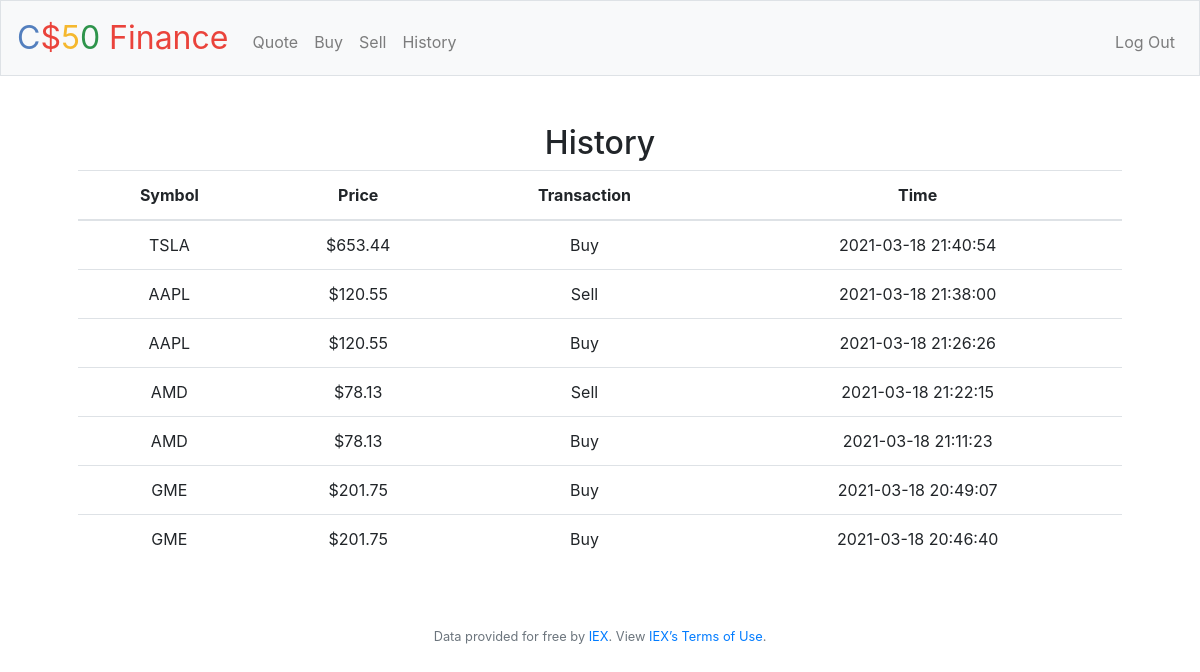
Screenshot of /history (signed in) with the database file from the repository.
### tables this page shows
CREATE TABLE 'orders' ('id' integer PRIMARY KEY AUTOINCREMENT NOT NULL, 'transaction_time' timestamp DEFAULT CURRENT_TIMESTAMP, 'user_id' integer NOT NULL, 'price' real NOT NULL, 'stock' varchar(6) NOT NULL, 'transaction_type'  integer NOT NULL  );

### application.py (the view)
@app.route("/history")
@login_required
def history():
    orders = db.execute(f"SELECT * FROM orders WHERE user_id = {session['user_id']} ORDER BY transaction_time DESC")
    return render_template('history.html', rows=orders)

### application.py (called while the page is built)
@app.after_request
def after_request(response):
    response.headers["Cache-Control"] = "no-cache, no-store, must-revalidate"
    response.headers["Expires"] = 0
    response.headers["Pragma"] = "no-cache"
    return response

### helpers.py (called while the page is built)
def login_required(f):
    @wraps(f)
    def decorated_function(*args, **kwargs):
        if session.get("user_id") is None:
            return redirect("/login")
        return f(*args, **kwargs)
    return decorated_function

def usd(value):
    return f"${value:,.2f}"

### templates/history.html (shortened to what this page needs)
{% extends "layout.html" %}
{% block main %}
    <h2>History</h2>
    <table class="table">
        <thead>
            <th scope="col">Symbol</th>
            <th scope="col">Price</th>
            <th scope="col">Transaction</th>
            <th scope="col">Time</th>
        </thead>
        <tbody>
            {% for row in rows %}
            <tr>
                <td>{{ row.stock }}</td>
                <td>{{ row.price | usd }}</td>
                <td>
                    {% if row.transaction_type == 0 %}
                    {% block buy %}
                    Buy
                    {% endblock buy %}
                    {% else %}
                    {% block content %}
                    Sell
                    {% endblock content %}
                    {% endif %}
                </td>
                <td>{{ row.transaction_time }}</td>
            </tr>
            {% endfor %}
        </tbody>
    </table>
{% endblock %}

### templates/layout.html (shortened to what this page needs)
<!DOCTYPE html>
<html lang="en">
    <head>
        <link rel="stylesheet" href="https://cdn.jsdelivr.net/npm/bootstrap@4.5.3/dist/css/bootstrap.min.css">
        <link href="/static/styles.css" rel="stylesheet">
    </head>
    <body>
        <nav class="navbar navbar-expand-md navbar-light bg-light border">
            <a class="navbar-brand" href="/"><span class="blue">C</span><span class="red">$</span><span class="yellow">5</span><span class="green">0</span> <span class="red">Finance</span></a>
            <div class="collapse navbar-collapse" id="navbar">
                {% if session.user_id %}
                    <ul class="navbar-nav mr-auto mt-2">
                        <li class="nav-item"><a class="nav-link" href="/quote">Quote</a></li>
                        <li class="nav-item"><a class="nav-link" href="/buy">Buy</a></li>
                        <li class="nav-item"><a class="nav-link" href="/sell">Sell</a></li>
                        <li class="nav-item"><a class="nav-link" href="/history">History</a></li>
                    </ul>
                    <ul class="navbar-nav ml-auto mt-2">
                        <li class="nav-item"><a class="nav-link" href="/logout">Log Out</a></li>
                    </ul>
                {% else %}
                    <ul class="navbar-nav ml-auto mt-2">
                        <li class="nav-item"><a class="nav-link" href="/register">Register</a></li>
                        <li class="nav-item"><a class="nav-link" href="/login">Log In</a></li>
                    </ul>
                {% endif %}
            </div>
        </nav>
        <main class="container p-5">
            {% block main %}{% endblock %}
        </main>
        <footer class="small text-center text-muted">
            Data provided for free by <a href="https://iextrading.com/developer">IEX</a>. View <a href="https://iextrading.com/api-exhibit-a/">IEX’s Terms of Use</a>.
        </footer>
    </body>
</html>

### static/styles.css (style rules this page uses)
nav .navbar-brand { font-size: xx-large; }
nav .navbar-brand .blue { color: #537fbe; }
nav .navbar-brand .red { color: #ea433b; }
nav .navbar-brand .yellow { color: #f5b82e; }
nav .navbar-brand .green { color: #2e944b; }
main { overflow-x: auto; text-align: center; }
table { margin: auto; }
.container { padding: 20px; }

### rows the page displays
orders: stock "TSLA", price "$653.44", transaction_type "Buy", transaction_time "2021-03-18 21:40:54"
orders: stock "AAPL", price "$120.55", transaction_type "Sell", transaction_time "2021-03-18 21:38:00"
orders: stock "AAPL", price "$120.55", transaction_type "Buy", transaction_time "2021-03-18 21:26:26"
orders: stock "AMD", price "$78.13", transaction_type "Sell", transaction_time "2021-03-18 21:22:15"
orders: stock "AMD", price "$78.13", transaction_type "Buy", transaction_time "2021-03-18 21:11:23"
orders: stock "GME", price "$201.75", transaction_type "Buy", transaction_time "2021-03-18 20:49:07"
orders: stock "GME", price "$201.75", transaction_type "Buy", transaction_time "2021-03-18 20:46:40"
